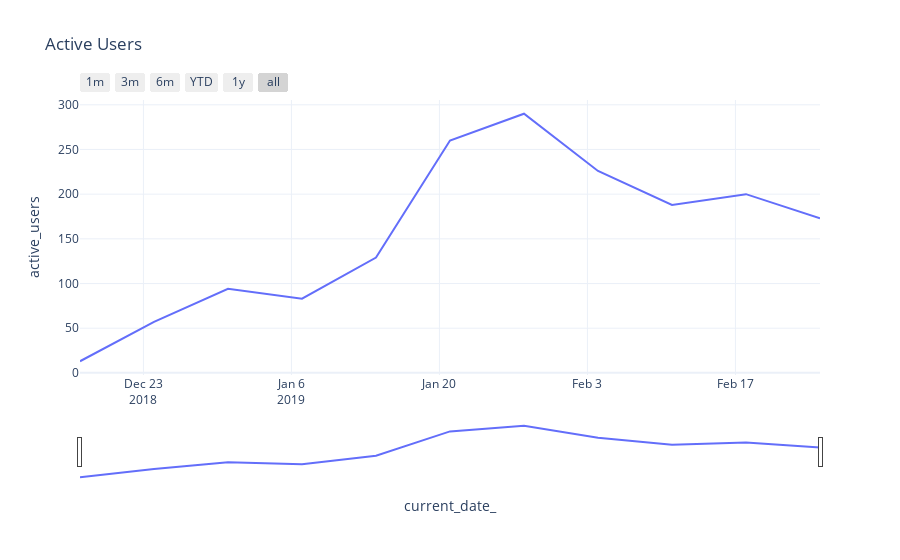

Notebook source saved alongside this figure:
### Code cell
fig = Plot.time_series(df_active_users, x_data='current_date_', y_data='active_users', title='Active Users', selector_slider=True)
go.Figure(data=fig)
fig.show()

### Figure 1 — Plotly figure (JSON) as saved in the notebook; plotly's stock layout.template omitted (floating-point values rounded to 4 significant figures)
{"data": [{"hovertemplate": "current_date_=%{x}<br>active_users=%{y}<extra></extra>", "legendgroup": "", "line": {"color": "#636efa", "dash": "solid"}, "mode": "lines", "name": "", "orientation": "v", "showlegend": false, "type": "scatter", "x": ["2018-12-17T00:00:00", "2018-12-24T00:00:00", "2018-12-31T00:00:00", "2019-01-07T00:00:00", "2019-01-14T00:00:00", "2019-01-21T00:00:00", "2019-01-28T00:00:00", "2019-02-04T00:00:00", "2019-02-11T00:00:00", "2019-02-18T00:00:00", "2019-02-25T00:00:00"], "xaxis": "x", "y": [13, 57, 94, 83, 129, 260, 290, 226, 188, 200, 173], "yaxis": "y"}], "layout": {"autosize": true, "legend": {"tracegroupgap": 0}, "title": {"text": "Active Users"}, "xaxis": {"anchor": "y", "autorange": true, "domain": [0, 1], "range": ["2018-12-17", "2019-02-25"], "rangeselector": {"buttons": [{"count": 1, "label": "1m", "step": "month", "stepmode": "backward"}, {"count": 3, "label": "3m", "step": "month", "stepmode": "backward"}, {"count": 6, "label": "6m", "step": "month", "stepmode": "backward"}, {"count": 1, "label": "YTD", "step": "year", "stepmode": "todate"}, {"count": 1, "label": "1y", "step": "year", "stepmode": "backward"}, {"step": "all"}]}, "rangeslider": {"autorange": true, "range": ["2018-12-17", "2019-02-25"], "visible": true, "yaxis": {"_template": null, "rangemode": "match"}}, "title": {"text": "current_date_"}, "type": "date"}, "yaxis": {"anchor": "x", "autorange": true, "domain": [0, 1], "range": [-2.389, 305.4], "title": {"text": "active_users"}, "type": "linear"}}}
